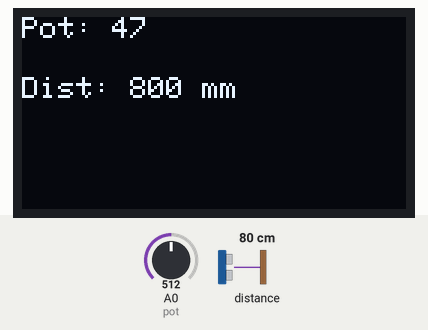
Recording of a sketch running on a simulated Arduino Leonardo, built with avr-gcc and run on an emulated ATmega32U4. On the bench: 128×64 one-colour display. Inputs (shaded band) come from the test bench; at power-on: A0 (pot) = 512, distance to the obstacle 80 cm. What the sketch prints to the serial monitor is not drawn.

Above: at 2.2 s.
2.3 s: A0 (pot) set to 716
At 3.72 s:
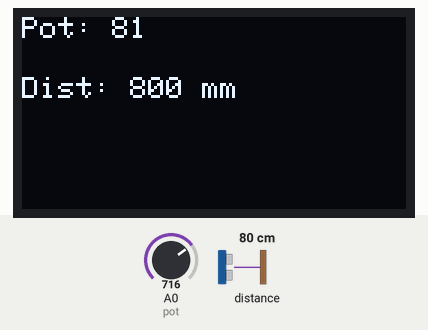
3.9 s: distance to the obstacle set to 2 cm
At 5.4 s:
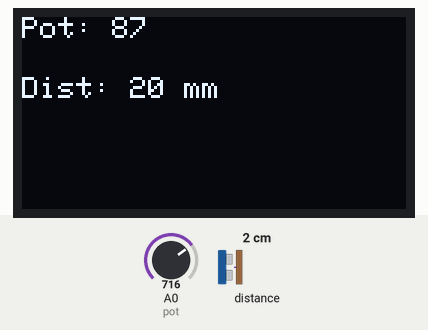
5.6 s: A0 (pot) set to 900
At 6.82 s:
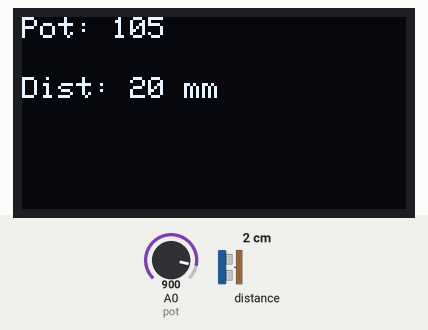
7.2 s: A0 (pot) set to 1023
At 8.5 s:
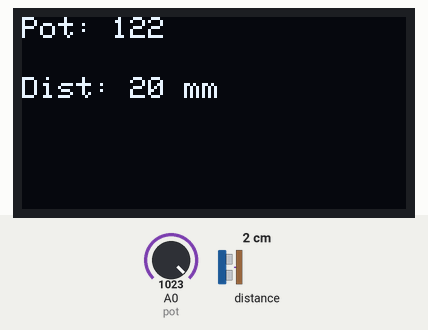
8.9 s: distance to the obstacle set to 4 cm
At 10.3 s:
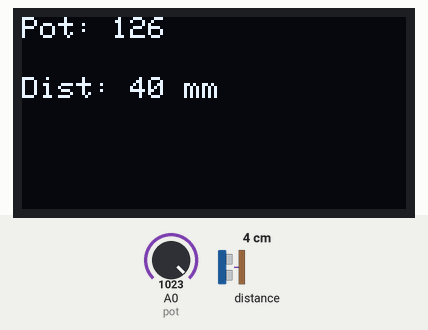
11.0 s: distance to the obstacle set to 9 cm
At 11.7 s:
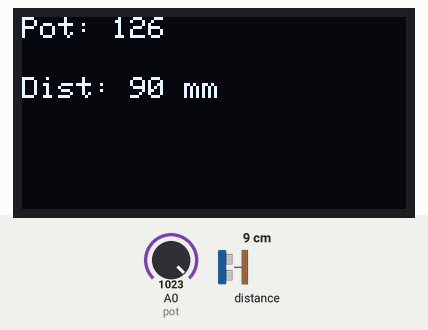
Timing chart, 0 to 13.6 s (numbered marks = the images above; inputs shaded):
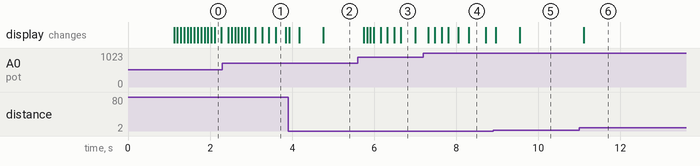

Measured:
- after the input at 5.6 s, the display: first changes after 0.14 s (image 3 shows a later state)
- after the input at 8.9 s, the display: first changes after 0.06 s (image 5 shows a later state)
- after the input at 11.0 s, the display: changes after 0.11 s (image 6)
- what the display in image 4 shows lasts 0.4 s, from 8.3 s to 8.7 s

The sketch:

TOF_POT_OLED_test.ino
```cpp
#include <Wire.h>
#include <Adafruit_GFX.h>
#include <Adafruit_SSD1306.h>
#include <VL53L0X.h>

#define SCREEN_WIDTH 128
#define SCREEN_HEIGHT 64

Adafruit_SSD1306 display(SCREEN_WIDTH, SCREEN_HEIGHT, &Wire, -1);
VL53L0X tof;

const int pot = A0;

// Filtro exponencial para o pot
float filtered = 0;
float alpha = 0.1;
int lastValue = -1;

void setup() {
  Serial.begin(115200);
  Wire.begin();  // Leonardo usa SDA=2, SCL=3 automaticamente

  // OLED
  if (!display.begin(SSD1306_SWITCHCAPVCC, 0x3C)) {
    Serial.println("Falha ao iniciar OLED!");
    while (true);
  }

  display.clearDisplay();
  display.setTextSize(1);
  display.setTextColor(SSD1306_WHITE);
  display.setCursor(0, 0);
  display.println("OLED + POT + ToF");
  display.println("A iniciar...");
  display.display();
  delay(1000);

  // ToF
  tof.init();
  tof.setTimeout(500);
  tof.startContinuous();
}

void loop() {
  // POT
  int raw = analogRead(pot);
  filtered = (alpha * raw) + ((1 - alpha) * filtered);
  int potValue = map(filtered, 0, 1023, 0, 127);

  if (abs(potValue - lastValue) < 2) {
    potValue = lastValue;
  } else {
    lastValue = potValue;
  }

  // ToF
  int dist = tof.readRangeContinuousMillimeters();
  if (tof.timeoutOccurred()) {
    dist = -1;
  }

  // OLED
  display.clearDisplay();
  display.setCursor(0, 0);
  display.print("Pot: ");
  display.println(potValue);

  display.setCursor(0, 20);
  display.print("Dist: ");
  if (dist < 0) {
    display.println("Erro");
  } else {
    display.print(dist);
    display.println(" mm");
  }

  display.display();

  // SERIAL
  Serial.print("Pot: ");
  Serial.print(potValue);
  Serial.print(" | Dist: ");
  Serial.println(dist);

  delay(20);
}
```
